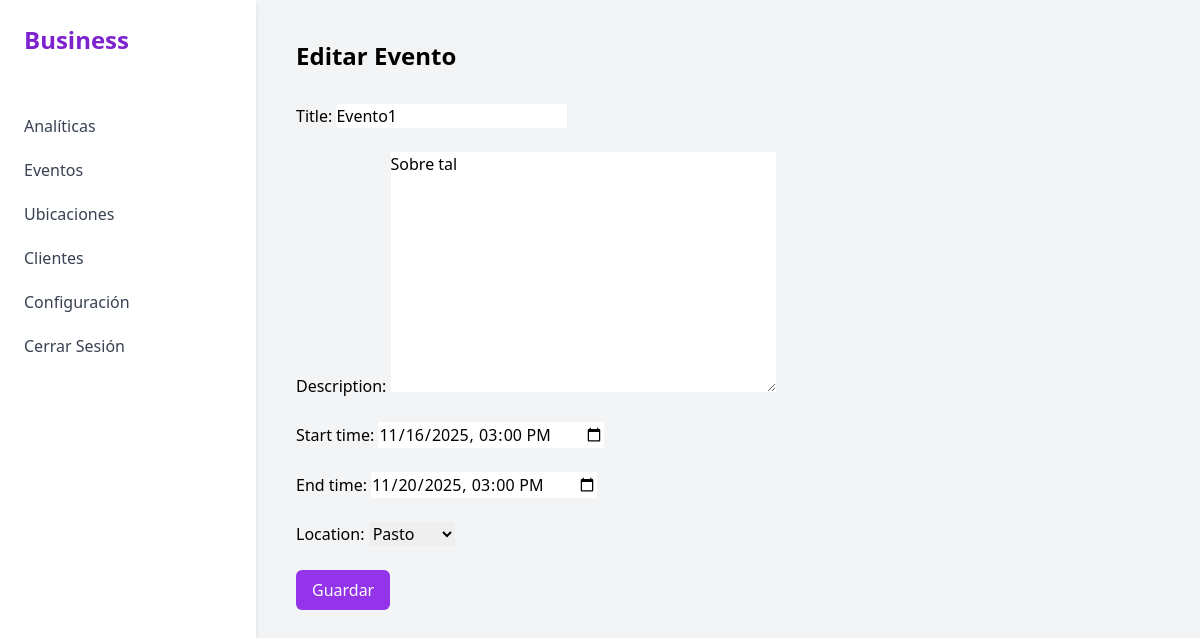
Screenshot of /events/1/update/ (signed in) with the database file from the repository.
### events/models.py (models this page shows, shortened)
class Event(models.Model):
    title = models.CharField(max_length=200)
    description = models.TextField()
    start_time = models.DateTimeField()
    end_time = models.DateTimeField()
    location = models.ForeignKey(Location, on_delete=models.CASCADE)
    organizer = models.ForeignKey(User, on_delete=models.CASCADE)

### events/views.py (the view)
# urls.py: path('<int:pk>/update/', EventUpdateView.as_view(), name='event-update'),
class EventUpdateView(LoginRequiredMixin, OrganizerRequiredMixin, UpdateView):
    model = Event
    form_class = EventForm
    template_name = 'events/event_form.html'
    success_url = reverse_lazy('events:event-list')
    def get_context_data(self, **kwargs):
        context = super().get_context_data(**kwargs)
        context['locations'] = Location.objects.all()
        return context

### events/forms.py
class EventForm(forms.ModelForm):
    class Meta:
        model = Event
        fields = ['title', 'description', 'start_time', 'end_time', 'location']
        widgets = {
            'start_time': forms.DateTimeInput(attrs={'type': 'datetime-local'}),
            'end_time': forms.DateTimeInput(attrs={'type': 'datetime-local'}),
        }

### events/models.py (called while the page is built)
    def __str__(self):
        return str(self.name)

### events/views.py (called while the page is built)
    def test_func(self):
        return self.request.user.userprofile.role == 'organizer'

### templates/events/event_form.html (shortened to what this page needs)
{% extends 'base.html' %}
{% block content %}
<h1 class="text-2xl font-bold">{% if form.instance.pk %}Editar Evento{% else %}Crear Evento{% endif %}</h1>
<form method="post" class="mt-8 space-y-6">
    {{ form.as_p }}
    <div>
        <button type="submit" class="px-4 py-2 font-medium text-white bg-purple-600 rounded-md hover:bg-purple-700">Guardar</button>
    </div>
</form>
{% endblock %}

### rows the page displays
Event: title "Evento1", description "Sobre tal", start_time "11/16/2025 15:00", end_time "11/20/2025 15:00", location "Pasto"
